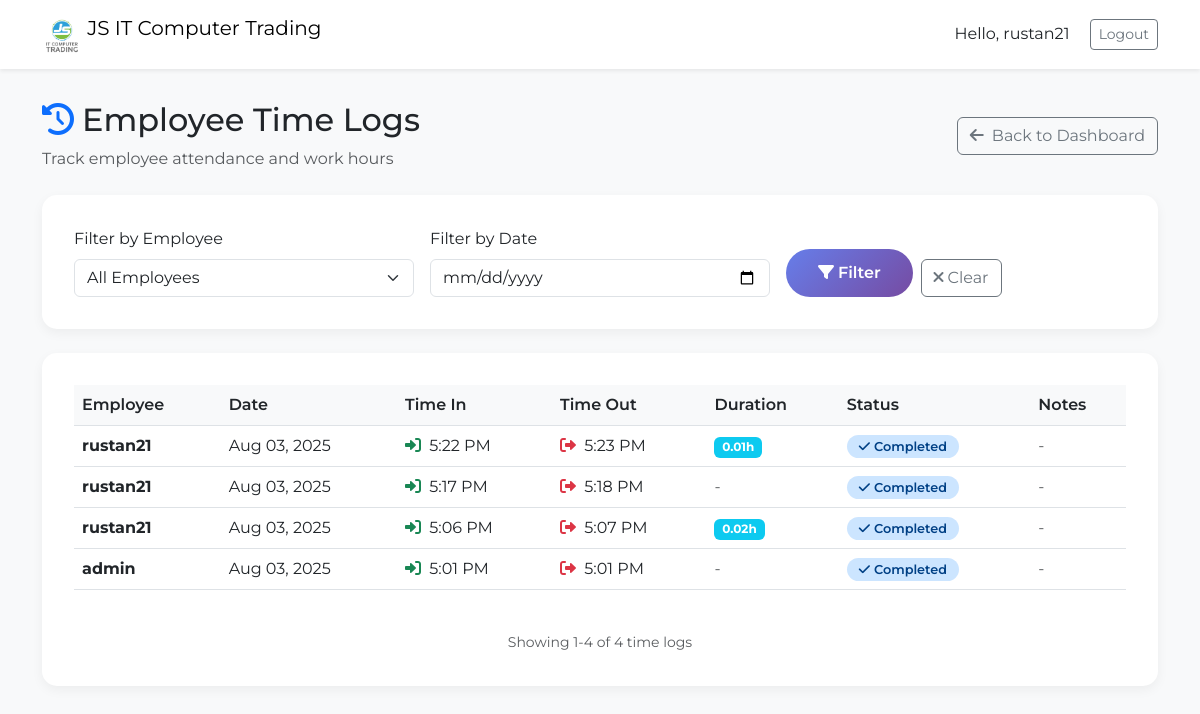
The page /time/logs/ (signed in) on the database its author committed.
### backend/trading/models.py (models this page shows, shortened)
class TimeLog(models.Model):
    user = models.ForeignKey(User, on_delete=models.CASCADE, verbose_name="Employee")
    time_in = models.DateTimeField(auto_now_add=True, verbose_name="Time In")
    time_out = models.DateTimeField(null=True, blank=True, verbose_name="Time Out")
    is_active = models.BooleanField(default=True, verbose_name="Active Session")
    notes = models.TextField(blank=True, verbose_name="Notes")
    class Meta:
        verbose_name = "Time Log"
        verbose_name_plural = "Time Logs"
        ordering = ['-time_in']
    @property
    def duration(self):
        if self.time_out:
            time_in = timezone.localtime(self.time_in) if timezone.is_aware(self.time_in) else timezone.make_aware(self.time_in)
            time_out = timezone.localtime(self.time_out) if timezone.is_aware(self.time_out) else timezone.make_aware(self.time_out)
            return time_out - time_in
        return None
    @property
    def duration_hours(self):
        if self.duration:
            return round(self.duration.total_seconds() / 3600, 2)
        return 0

### backend/trading/views.py (the view)
# urls.py: path('time/logs/', time_logs, name='time_logs'),
@login_required
def time_logs(request):
    time_logs = TimeLog.objects.all().order_by('-time_in')
    user_filter = request.GET.get('user')
    if user_filter:
        time_logs = time_logs.filter(user__username__icontains=user_filter)
    date_filter = request.GET.get('date')
    if date_filter:
        try:
            filter_date = datetime.strptime(date_filter, '%Y-%m-%d').date()
            time_logs = time_logs.filter(time_in__date=filter_date)
        except ValueError:
            pass
    paginator = Paginator(time_logs, 20)
    page_number = request.GET.get('page')
    page_obj = paginator.get_page(page_number)
    users = get_user_model().objects.filter(timelog__isnull=False).distinct()
    context = {
        'page_obj': page_obj,
        'users': users,
        'user_filter': user_filter,
        'date_filter': date_filter,
        'session_timeout': settings.SESSION_TIMEOUT,
    }
    return render(request, 'time_logs.html', context)

### templates/time_logs.html (shortened to what this page needs)
{% load static %}
<!DOCTYPE html>
<html lang="en">
<head>
  <link href="https://cdn.jsdelivr.net/npm/bootstrap@5.3.0/dist/css/bootstrap.min.css" rel="stylesheet">
  <link href="https://cdnjs.cloudflare.com/ajax/libs/font-awesome/6.0.0/css/all.min.css" rel="stylesheet">
</head>
<body>
  <nav class="navbar navbar-expand bg-white shadow-sm">
    <div class="container">
      <a class="navbar-brand" href="{% url 'dashboard' %}">
        <img src="{% static 'images/JS_LOGO.jpg' %}" alt="Logo" width="40" class="d-inline-block align-text-top">
        JS IT Computer Trading
      </a>
      <div class="ms-auto">
        <span class="me-3">Hello, {{ request.user.username }}</span>
        <a href="{% url 'logout' %}" class="btn btn-outline-secondary btn-sm">Logout</a>
      </div>
    </div>
  </nav>
  <div class="container">
    <div class="d-flex justify-content-between align-items-center mb-4">
      <div>
        <h2><i class="fas fa-history text-primary me-2"></i>Employee Time Logs</h2>
        <p class="text-muted mb-0">Track employee attendance and work hours</p>
      </div>
      <a href="{% url 'dashboard' %}" class="btn btn-outline-secondary">
        <i class="fas fa-arrow-left me-2"></i>Back to Dashboard
      </a>
    </div>
    <div class="logs-card mb-4">
      <form method="GET" class="row g-3">
        <div class="col-md-4">
          <label for="user" class="form-label">Filter by Employee</label>
          <select name="user" id="user" class="form-select">
            <option value="">All Employees</option>
          </select>
        </div>
        <div class="col-md-4">
          <label for="date" class="form-label">Filter by Date</label>
          <input type="date" name="date" id="date" class="form-control" value="{{ date_filter }}">
        </div>
        <div class="col-md-4 d-flex align-items-end">
          <button type="submit" class="btn btn-primary me-2">
            <i class="fas fa-filter me-1"></i>Filter
          </button>
          <a href="{% url 'time_logs' %}" class="btn btn-outline-secondary">
            <i class="fas fa-times me-1"></i>Clear
          </a>
        </div>
      </form>
    </div>
    <div class="logs-card">
      {% if page_obj %}
        <div class="table-responsive">
          <table class="table table-hover">
            <thead>
              <tr>
                <th>Employee</th>
                <th>Date</th>
                <th>Time In</th>
                <th>Time Out</th>
                <th>Duration</th>
                <th>Status</th>
                <th>Notes</th>
              </tr>
            </thead>
            <tbody>
              {% for log in page_obj %}
                <tr>
                  <td>
                    <strong>{{ log.user.username }}</strong>
                  </td>
                  <td>{{ log.time_in|date:"M d, Y" }}</td>
                  <td>
                    <i class="fas fa-sign-in-alt text-success me-1"></i>
                    {{ log.time_in|date:"g:i A" }}
                  </td>
                  <td>
                    {% if log.time_out %}
                      <i class="fas fa-sign-out-alt text-danger me-1"></i>
                      {{ log.time_out|date:"g:i A" }}
                    {% else %}
                      <span class="text-muted">-</span>
                    {% endif %}
                  </td>
                  <td>
                    {% if log.duration_hours > 0 %}
                      <span class="badge bg-info">{{ log.duration_hours }}h</span>
                    {% else %}
                      <span class="text-muted">-</span>
                    {% endif %}
                  </td>
                  <td>
                    {% if log.is_active %}
                      <span class="status-active">
                        <i class="fas fa-clock me-1"></i>Active
                      </span>
                    {% else %}
                      <span class="status-completed">
                        <i class="fas fa-check me-1"></i>Completed
                      </span>
                    {% endif %}
                  </td>
                  <td>
                    {% if log.notes %}
                      <small class="text-muted">{{ log.notes|truncatechars:30 }}</small>
                    {% else %}
                      <span class="text-muted">-</span>
                    {% endif %}
                  </td>
                </tr>
              {% endfor %}
            </tbody>
          </table>
        </div>
        <div class="text-center mt-4">
          <small class="text-muted">
            Showing {{ page_obj.start_index }}-{{ page_obj.end_index }} of {{ page_obj.paginator.count }} time logs
          </small>
        </div>
      {% endif %}
    </div>
  </div>
</body>
</html>

### templates/time_logs.html (style rules this page uses)
body { background: #f8f9fa; font-family: 'Montserrat', sans-serif; }
.navbar { margin-bottom: 2rem; box-shadow: 0 2px 4px rgba(0,0,0,0.1); }
.logs-card { background: white; border-radius: 15px; box-shadow: 0 4px 12px rgba(0,0,0,0.05); padding: 2rem; }
.status-completed { background: #cce5ff; color: #004085; padding: 0.25rem 0.75rem; border-radius: 20px; font-size: 0.8rem; font-weight: 600; }
.table th { background: #f8f9fa; border-top: none; font-weight: 600; }
.btn-primary { background: linear-gradient(135deg, #667eea 0%, #764ba2 100%); border: none; border-radius: 25px; padding: 0.75rem 2rem; font-weight: 600; }

### rows shown on the page
TimeLog: user.username "rustan21", time_in "Aug 03, 2025", time_in "5:22 PM", time_out "5:23 PM", duration_hours "0.01", is_active False (drawn)
TimeLog: user.username "rustan21", time_in "Aug 03, 2025", time_in "5:17 PM", time_out "5:18 PM", is_active False (drawn)
TimeLog: user.username "rustan21", time_in "Aug 03, 2025", time_in "5:06 PM", time_out "5:07 PM", duration_hours "0.02", is_active False (drawn)
TimeLog: user.username "admin", time_in "Aug 03, 2025", time_in "5:01 PM", time_out "5:01 PM", is_active False (drawn)

### other values the page prints
{{ request.user.username }} "rustan21"
{{ page_obj.start_index }} "1"
{{ page_obj.end_index }} "4"
{{ page_obj.paginator.count }} "4"
